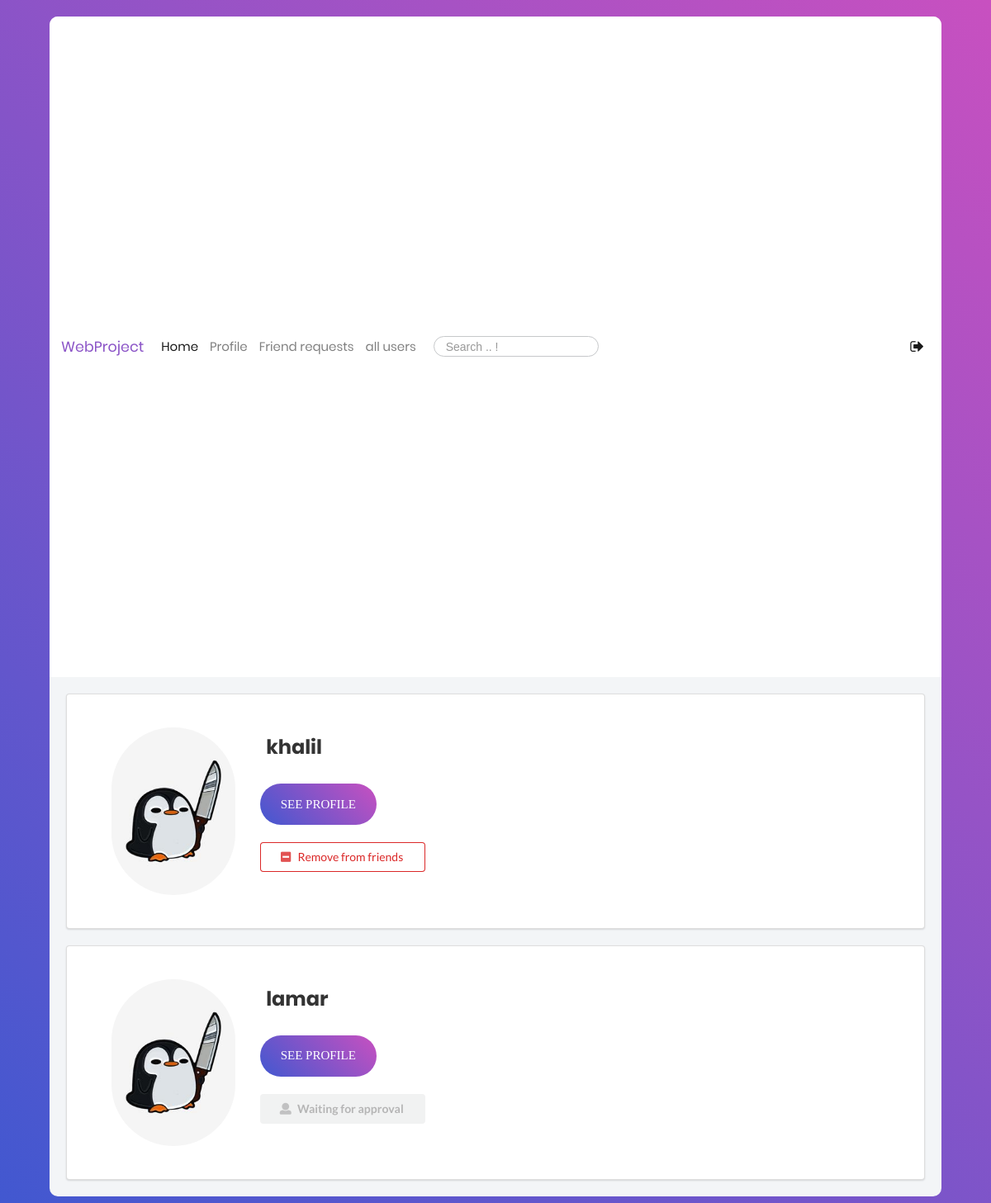
The page /all-profiles/ (signed in) on the database as committed earlier.
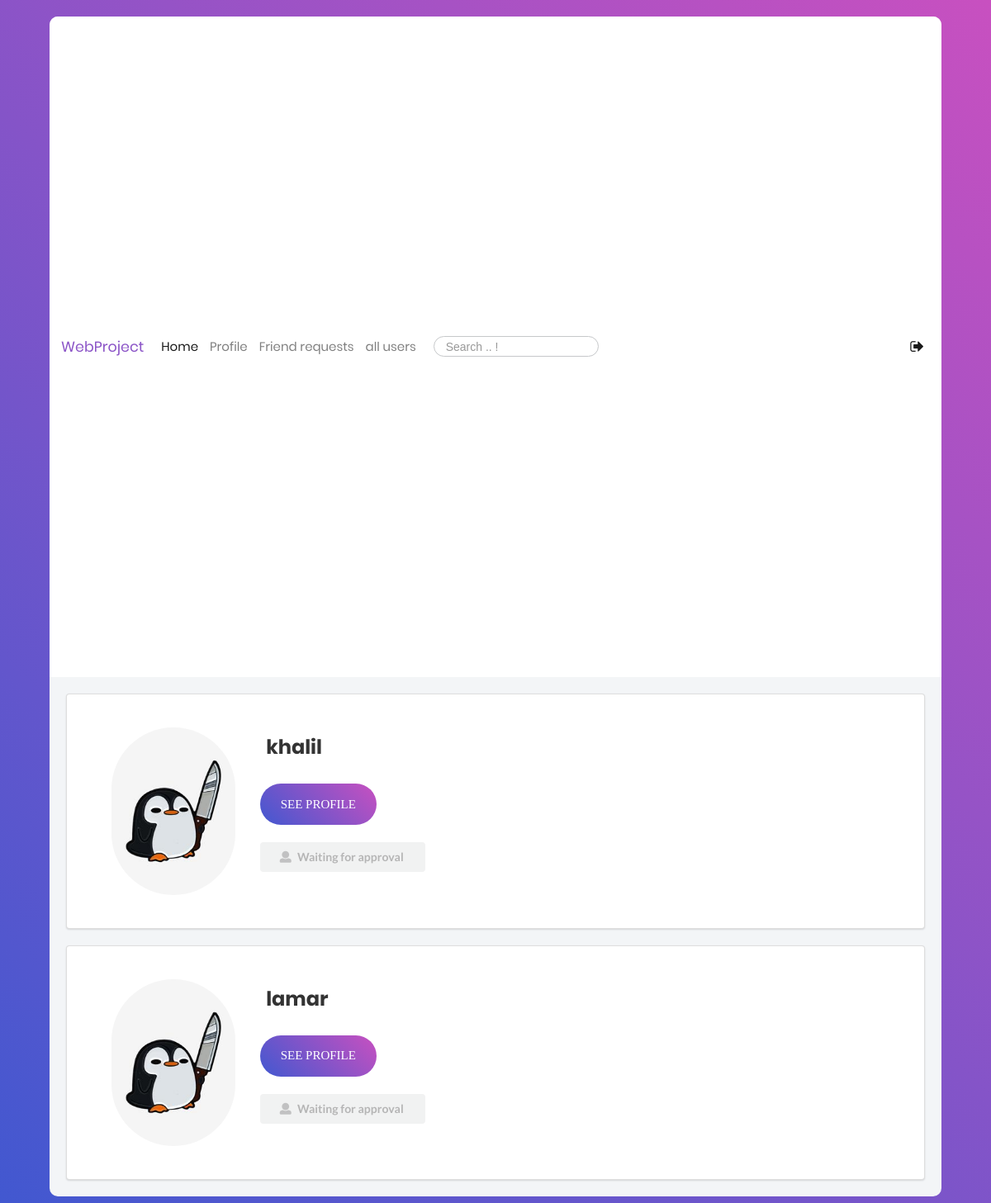
The same page on the database as committed later.
### users/models.py (models this page shows, shortened)
class Profile(models.Model):
    user = models.OneToOneField(User, on_delete=models.CASCADE)
    image = models.ImageField(default='default.jpg', upload_to='profile_pics')
    bgimage = models.ImageField(default='default.jpg', upload_to='bg_pics')
    friends = models.ManyToManyField(User, blank=True, related_name='friends')
    slug = models.SlugField(unique=True,default=uuid.uuid1)
    forget_password_token= models.CharField(max_length=100)
    updated = models.DateTimeField( auto_now=True)
    created = models.DateTimeField( auto_now_add=True)
    objects = ProfileManager()
    def get_absolute_url(self):
        return reverse("profile-detail-view", kwargs={"slug": self.slug})

### users/views.py (the view)
# urls.py: path('all-profiles/', views.ProfileListView.as_view(), name="all-profiles-view"),
class ProfileListView(ListView):
    model = Profile
    template_name = "users/profile_list.html"
    context_object_name = "qs"
    def get_queryset(self):
        qs = Profile.objects.get_all_profiles(self.request.user)
        return qs
    def get_context_data(self, **kwargs):
        context = super().get_context_data(**kwargs)
        user = User.objects.get(username__iexact=self.request.user)
        profile = Profile.objects.get(user=user)
        rel_r = Relationship.objects.filter(sender=profile)
        rel_s = Relationship.objects.filter(receiver=profile)
        rel_receiver = []
        rel_sender = []
        for item in rel_r:
            rel_receiver.append(item.receiver.user)
        for item in rel_s:
            rel_sender.append(item.sender.user)
        context["rel_receiver"] = rel_receiver
        context["rel_sender"] = rel_sender
        context["is_empty"] = False
        if len(self.get_queryset()) == 0:
            context["is_empty"] = True
        return context

### users/models.py (called while the page is built)
    def get_all_profiles(self, me):
        profiles = Profile.objects.all().exclude(user=me)
        return profiles

### users/templates/users/profile_list.html (shortened to what this page needs)
{% extends 'blog/base.html' %}
{% block content %}
    {% for obj in qs %}
        <div class="ui segment" style="margin:20px">
            <div class="ui grid" >
                <div class="row" style="padding: 20px;margin:20px">
                    <div class="three wide column">
                        <img class="ui small circular image" src="{{obj.image.url}}">
                    </div>
                    <div class="thirteen wide column" >
                        <span class="login100-form-title animated" style="display: inline;   padding-left: 1%;  line-height: 2;">
						{{obj.user}}
					</span>
                        <div class="container-login100-form-btn" style="justify-content: left;">
                             <a href="{{obj.get_absolute_url}}">
                            <button class="login100-form-btn">
                                See profile
                            </button></a>
                        </div>
                        <br>
                        {% if obj.user in rel_receiver and request.user not in obj.friends.all %}
                            <button class="ui disabled button mb-5 w-big"><i class="user icon"></i>Waiting for approval</button>
                        {% endif %}
                        {% if request.user in obj.friends.all %}
                        <form action="{% url 'remove-friend' %}" method="POST">
                            <button type="submit" class="ui negative basic button mb-5 w-big"><i class="minus square icon"></i>Remove from friends</button>
                        </form>
                        {% endif %}
                    </div>
                </div>
            </div>
        </div>
    {% endfor %}
{% endblock content %}

### blog/templates/blog/base.html (shortened to what this page needs)
{% load static %}
<!doctype html>
<html class="no-js" lang="en">
<head>
    <link rel="stylesheet" type='text/css' href="https://cdnjs.cloudflare.com/ajax/libs/semantic-ui/2.2.14/semantic.min.css">
    <link rel="stylesheet" href="{% static 'blog/css/vendor/bootstrap.min.css' %} " >
    <link rel="stylesheet" href="{% static 'blog/css/vendor/font-awesome.min.css' %}">
    <link rel="stylesheet" href="{% static 'blog/css/vendor/animate.css' %}">
    <link rel="stylesheet" href="{% static 'blog/css/vendor/hamburgers.min.css' %}">
    <link rel="stylesheet" href="{% static 'blog/css/util.css' %}">
    <link rel="stylesheet" href="{% static 'blog/css/normalize.css' %}">
    <link rel="stylesheet" href="{% static 'blog/css/main.css' %}">
</head>
<body>
<div class="limiter">
    <div class="container-login100">
        <div class="wrap-main">
            <div class="container-fluid" >
                <div class="row" >
                    <nav class="navbar navbar-expand-lg navbar-light  bgwhite" >
                        <a class="navbar-brand ProjectColor" href="{% url 'blog-home' %}">WebProject</a>
                        <div class="collapse navbar-collapse" id="navbarSupportedContent"  >
                            <ul class="navbar-nav mr-auto">
                                <li class="nav-item active">
                                    <a class="nav-link fs-15" href="{% url 'blog-home' %}">Home <span class="sr-only">(current)</span></a>
                                </li>
                                <li class="nav-item ">
                                    <a class="nav-link fs-15" href="{% url 'profile' %}">Profile</a>
                                </li>
                                <li class="nav-item ">
                                    <a class="nav-link fs-15" href="{% url 'my-invites-view' %}">Friend requests</a>
                                </li>
                                <li class="nav-item ">
                                    <a class="nav-link fs-15" href="{% url 'all-profiles-view' %}">all users</a>
                                </li>
                                <li class="nav-item pt-2 pl-3">
                                    <form action="{% url 'search' %}" method="POST" id="search" >
                                        <input type="search" name="searched" class="p-1 fs-14 pl-3 input-border"  placeholder="Search .. !" >
                                    </form>
                                </li>
                            </ul>
                            <div class="form-inline my-2 my-lg-0">
                                <ul class="navbar-nav mr-auto">
                                    <li class="nav-item active">
                                        <a class="nav-link fs-18" href="{% url 'blog-logout' %}" data-toggle="tooltip" data-placement="top" title="Log out !"><i class="fa fa-sign-out" aria-hidden="true"></i></a>
                                    </li>
                                </ul>
                            </div>
                        </div>
                    </nav>
                </div>
            </div>
                    {% block content %}
                    {% endblock content %}
                </div>
            </div>
        </div>
</body>
</html>

### blog/static/blog/css/main.css (style rules this page uses)
* { margin: 0px; padding: 0px; box-sizing: border-box; }
body, html { height: 100%; font-family: Poppins-Regular, sans-serif; }
a { font-family: Poppins-Regular; font-size: 14px; line-height: 1.7; color: #666666; margin: 0px; transition: all 0.4s; -webkit-transition: all 0.4s; -o-transition: all 0.4s; -moz-transition: all 0.4s; }
ul, li { margin: 0px; list-style-type: none; }
input { outline: none; border: none; }
button { outline: none !important; border: none; background: transparent; }
.limiter { width: 100%; margin: 0 auto; }
.container-login100 { width: 100%; min-height: 100vh; display: -webkit-box; display: -webkit-flex; display: -moz-box; display: -ms-flexbox; display: flex; flex-wrap: wrap; justify-content: center; align-items: center; padding: 0; background: #9053c7; background: -webkit-linear-gradient(-135deg, #c850c0, #4158d0); background: -o-linear-gradient(-135deg, #c850c0, #4158d0); background: -moz-linear-gradient(-135deg, #c850c0, #4158d0); background: linear-gradient(-135deg, #c850c0, #4158d0); }
.wrap-main { width: 90%; background: #f3f5f7; border-radius: 10px; overflow: hidden; justify-content: space-between; margin-top: 20px; margin-bottom: 20px; }
nav { width: 100%; height: 800px; }
.ProjectColor { color:#8B54C7 !important; }
.login100-form-title { font-family: Poppins-Bold; font-size: 24px; color: #333333; line-height: 1.2; text-align: center; width: 100%; display: block; padding-bottom: 54px; }
.container-login100-form-btn { width: 100%; display: -webkit-box; display: -webkit-flex; display: -moz-box; display: -ms-flexbox; display: flex; flex-wrap: wrap; justify-content: center; padding-top: 20px; }
.login100-form-btn { font-family: Montserrat-Bold; font-size: 15px; line-height: 1.5; color: #fff; text-transform: uppercase; width: 100%; height: 50px; border-radius: 25px; background: -webkit-linear-gradient(-135deg, #c850c0, #4158d0); display: -webkit-box; display: -webkit-flex; display: -moz-box; display: -ms-flexbox; display: flex; justify-content: center; align-items: center; padding: 0 25px; -webkit-transition: all 0.4s; -o-transition: all 0.4s; -moz-transition: all 0.4s; transition: all 0.4s; }
.input-border { border-radius: 25px !important; border: 1px solid #c6c8ca !important; }
.mb-5 { margin-bottom: 5px !important; }
.w-big { width: 200px !important; }

Rows that differ between the two databases and show on the page:
changed Profile "khalil": text "Remove from friends" → "Waiting for approval"
